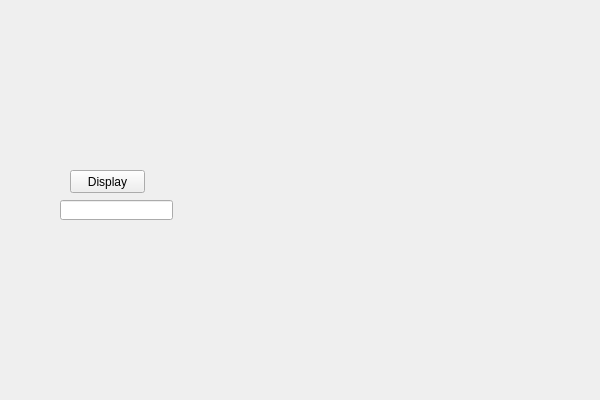
<ui version="4.0" >
 <class>display_lneClass</class>
 <widget class="QWidget" name="display_lneClass" >
  <property name="geometry" >
   <rect>
    <x>0</x>
    <y>0</y>
    <width>600</width>
    <height>400</height>
   </rect>
  </property>
  <property name="windowTitle" >
   <string>display_lne</string>
  </property>
  <widget class="QLineEdit" name="IDC_Lne_Display" >
   <property name="geometry" >
    <rect>
     <x>60</x>
     <y>200</y>
     <width>113</width>
     <height>20</height>
    </rect>
   </property>
  </widget>
  <widget class="QPushButton" name="IDC_Btn_Display" >
   <property name="geometry" >
    <rect>
     <x>70</x>
     <y>170</y>
     <width>75</width>
     <height>23</height>
    </rect>
   </property>
   <property name="text" >
    <string>Display</string>
   </property>
  </widget>
 </widget>
 <layoutdefault spacing="6" margin="11" />
 <resources/>
 <connections/>
</ui>
